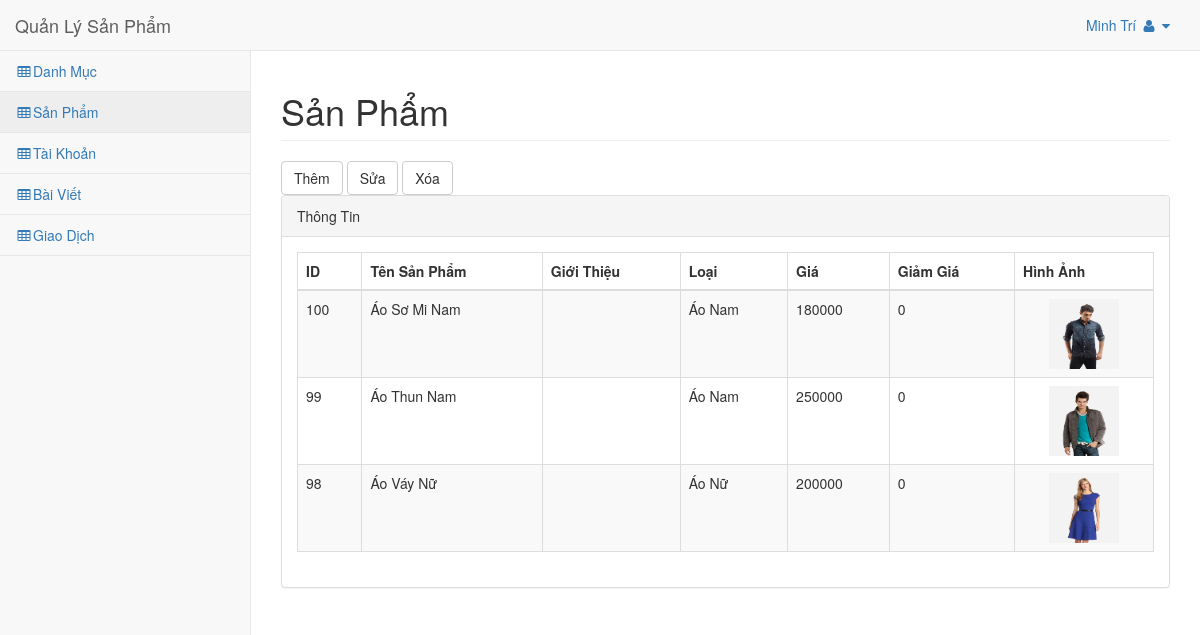
The app's page /admin.php?c=product (signed in) with its own data.
### tables this page shows
CREATE TABLE IF NOT EXISTS `product` (
  `id` int(255) NOT NULL,
  `catalog_id` int(11) NOT NULL,
  `name` varchar(100) NOT NULL,
  `price` double NOT NULL DEFAULT '0',
  `content` text NOT NULL,
  `discount` int(11) NOT NULL DEFAULT '0',
  `image_link` varchar(50) NOT NULL,
  `image_list` text NOT NULL,
  `created` date NOT NULL,
  `view` int(11) NOT NULL DEFAULT '0'
);

CREATE TABLE IF NOT EXISTS `catalog` (
  `id` int(11) NOT NULL,
  `name` varchar(128) NOT NULL,
  `parent_id` int(11) NOT NULL DEFAULT '0',
  `level` int(11) NOT NULL DEFAULT '0'
);

### includes/common.php (called while the page is built, shortened)
<?php
function render($file, $data) {
    extract($data);
    include ROOT . DS . 'views' . DS . $file;
}

### controllers/admin/product.php (called while the page is built, shortened)
<?php
function product_index() {
    $data = array();
    $data['template_file'] = 'admin/product.php';
    $data['title']='Quản Lý Sản Phẩm';
    $data['data']=model('product')->get_product();
    $data['catalog']=model('catalog')->catalog_product();
    render('layout_admin.php', $data);
}

### admin.php (called while the page is built, shortened)
<?php
require ROOT . DS . 'includes' . DS . 'common.php';
$controller = empty($_GET['c']) ? 'index' : strtolower($_GET['c']);
$method = empty($_GET['m']) ? 'index' : strtolower($_GET['m']);
$c_file = ROOT . DS . 'controllers' . DS . 'admin' . DS . $controller . '.php';
$m_func = $controller . '_' . $method;
if(!empty($_SESSION['name'])){
    if (is_readable($c_file)) {
        if(function_exists($m_func)){
        	call_user_func($m_func);
        }
        else call_user_func($controller . '_' . 'index');
    } else {
    	$data = array();
        $data['template_file'] = 'admin/404error.php';
        $data['title']='Admin';
    	render('layout_admin.php', $data);
        die();
    }
}
else header('Location: http://simplemvc.vn:3030/');

### includes/db.php (called while the page is built, shortened)
<?php
function db_get_all($sql) {
    $result = mysql_query($sql);
    $data = array();
    if ($result) {
        while ($row = mysql_fetch_assoc($result)) {
            $data[] = $row;
        }
    }
    return $data;
}

### models/product.php (called while the page is built, shortened)
<?php
class Product extends Model {
    public $table = 'product';
    function get_product($where=''){
        $sql = "SELECT p.*,c.name as catalog FROM `{$this->table}` p LEFT JOIN catalog c ON p.catalog_id=c.id ".$where;
        return db_get_all($sql);
    }
}

### views/admin/product.php (the view, shortened to what this page needs)
<div id="page-wrapper">
    <div class="row">
        <div class="col-lg-12">
            <h1 class="page-header">Sản Phẩm</h1>
        </div>
    </div>
    <div class="row">
        <div class="col-lg-12">
            <button type="button" id='insert' data-toggle="modal" data-target="#myModal" class="btn btn-default">Thêm</button>
            <button type="button" id='edit'  class="btn btn-default">Sửa</button>
            <button type="button" id='delete'  class="btn btn-default">Xóa</button>
        </div>
    </div>
    <div class="row">
        <div class="col-lg-12">
            <div class="panel panel-default">
                <div class="panel-heading">
                    Thông Tin
                </div>
                <div class="panel-body">
                    <div class="dataTable_wrapper">
                        <table class="table table-striped responsive table-bordered table-hover" id="dataTables-example">
                            <thead>
                                <tr>
                                    <th>ID</th>
                                    <th>Tên Sản Phẩm</th>
                                    <th>Giới Thiệu</th>
                                    <th>Loại</th>
                                    <th>Giá</th>
                                    <th>Giảm Giá</th>
                                    <th>Hình Ảnh</th>
                                </tr>
                            </thead>
                            <tbody>
                                <?php foreach ($data as $key => $value):
                                ?>
                                    <tr>
                                        <td><?php echo $value['id']; ?></td>
                                        <td><?php echo $value['name']; ?></td>
                                        <td><?php echo $value['content']; ?></td>
                                        <td><?php echo $value['catalog']; ?></td>
                                        <td><?php echo $value['price']; ?></td>
                                        <td><?php echo $value['discount']; ?></td>
                                        <td align="center"><img width="70px" height="70px" src="products-images/<?php echo $value['image_link']; ?>" alt=""></td>
                                    </tr>
                                <?php endforeach ?>
                            </tbody>
                        </table>
                    </div>
                </div>
            </div>
        </div>
    </div>
</div>

### styles/admin/css/sb-admin-2.css (style rules this page uses)
body { background-color: #f8f8f8; }
#page-wrapper { padding: 0 15px; min-height: 568px; background-color: #fff; }
@media (min-width:768px) { #page-wrapper { position: inherit; margin: 0 0 0 250px; padding: 0 30px; border-left: 1px solid #e7e7e7; } }

### records on screen
product: id "100", name "Áo Sơ Mi Nam", catalog.name "Áo Nam", price "180000", discount "0", image_link (picture)
product: id "99", name "Áo Thun Nam", catalog.name "Áo Nam", price "250000", discount "0", image_link (picture)
product: id "98", name "Áo Váy Nữ", catalog.name "Áo Nữ", price "200000", discount "0", image_link (picture)

### other values on screen
$title "Quản Lý Sản Phẩm"
$_SESSION['name'] "Minh Trí"
